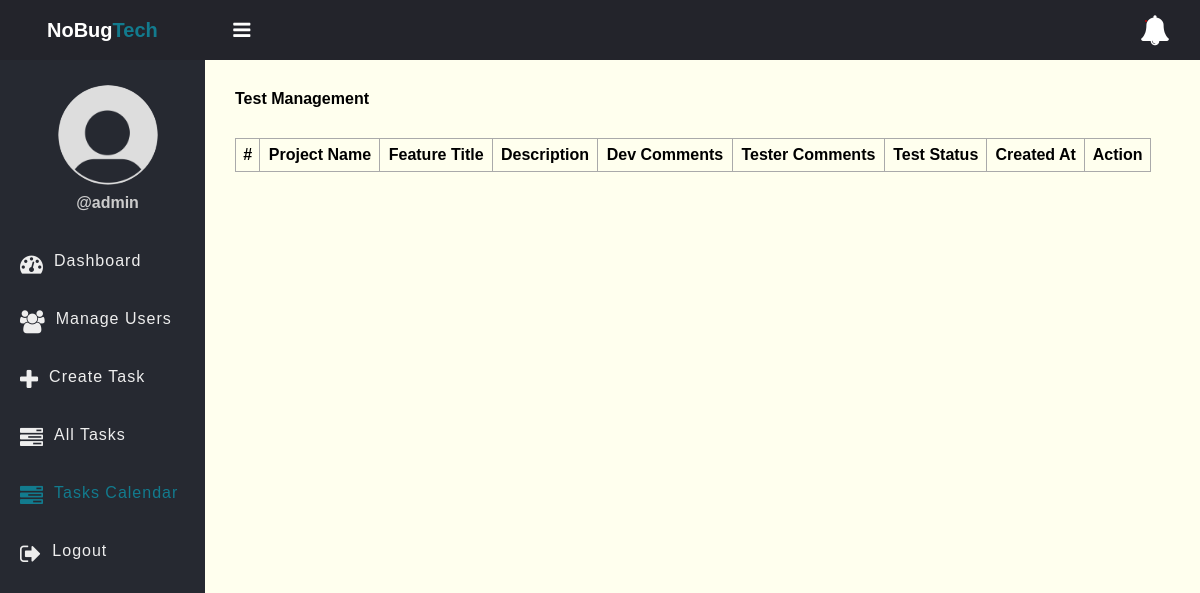
/test_management.php (signed in), run on an earlier commit of the app's database.
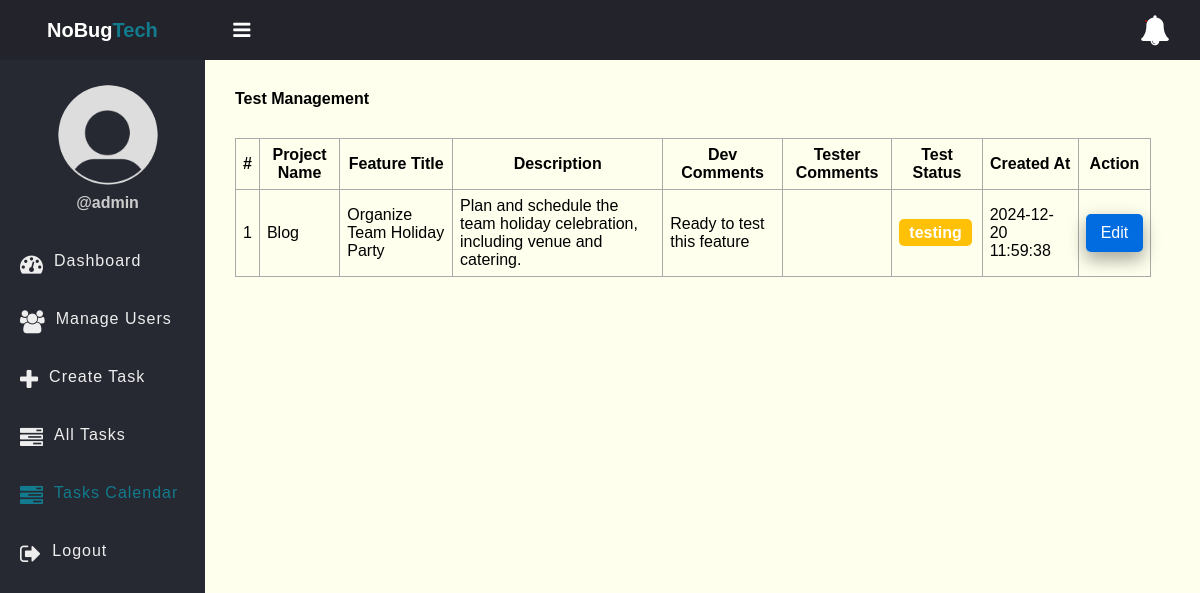
And on a later commit of the database.
### tables this page shows
CREATE TABLE `ready_for_testing` (
  `id` int(11) NOT NULL,
  `task_id` int(11) DEFAULT NULL,
  `test_status` enum('Developed','testing','Bug','Passed') NOT NULL,
  `DeveloperComments` text NOT NULL,
  `TesterComments` text NOT NULL,
  `created_at` timestamp NOT NULL DEFAULT current_timestamp(),
  `status` int(11) NOT NULL DEFAULT 1
);

CREATE TABLE `projects` (
  `ProjectID` int(11) NOT NULL,
  `ProjectName` varchar(2500) NOT NULL,
  `Status` int(11) NOT NULL
);

CREATE TABLE `tasks` (
  `id` int(11) NOT NULL,
  `ProjectID` int(11) NOT NULL,
  `title` varchar(100) NOT NULL,
  `description` text DEFAULT NULL,
  `assigned_to` int(11) DEFAULT NULL,
  `due_date` date DEFAULT NULL,
  `status` enum('pending','bugs_founded','in_progress','completed') DEFAULT 'pending',
  `created_at` timestamp NOT NULL DEFAULT current_timestamp(),
  `Priority` int(11) NOT NULL
);

### app/Model/Task.php (called while the page is built, shortened)
<?php
function get_all_ready_for_testing($conn)
{
	$sql = "SELECT ready_for_testing.*,tasks.title,tasks.description,projects.ProjectName FROM ready_for_testing
	INNER JOIN tasks ON tasks.id=ready_for_testing.task_id
    INNER JOIN projects ON projects.ProjectID=tasks.ProjectID
 	ORDER BY ready_for_testing.created_at DESC";
	$stmt = $conn->prepare($sql);
	$stmt->execute();
	return $stmt->fetchAll(PDO::FETCH_ASSOC);
}

### test_management.php (the view, shortened to what this page needs)
<?php
if (isset($_SESSION['role']) && isset($_SESSION['id'])) {
    include "DB_connection.php";
    include "app/Model/Task.php";
    include "app/Model/User.php";
    $tests = get_all_ready_for_testing($conn);
?>
    <!DOCTYPE html>
    <html>
    <head>
        <link rel="stylesheet" href="https://stackpath.bootstrapcdn.com/font-awesome/4.7.0/css/font-awesome.min.css">
        <link rel="stylesheet" href="css/style.css?v=<?php echo time();?>">
    </head>
    <body>
        <?php include "inc/header.php" ?>
        <div class="body">
            <?php include "inc/nav.php" ?>
            <section class="section-1">
                <h4 class="title">Test Management</h4>
                <?php if ($tests != 0) { ?>
                    <table class="main-table">
                        <tr>
                            <th>#</th>
                            <th>Project Name</th>
                            <th>Feature Title</th>
                            <th>Description</th>
                            <th>Dev Comments</th>
                            <th>Tester Comments</th>
                            <th>Test Status</th>
                            <th>Created At</th>
                            <th>Action</th>
                        </tr>
                        <?php $i = 0;
                        foreach ($tests as $test) { ?>
                            <tr>
                                <td><?= ++$i ?></td>
                                <td><?= $test['ProjectName'] ?></td>
                                <td><?= $test['title'] ?></td>
                                <td><?= $test['description'] ?></td>
                                <td><?= $test['DeveloperComments'] ?></td>
                                <td><?= $test['TesterComments'] ?></td>
                                <td>
                                    <span class="status <?= strtolower($test['test_status']); ?>">
                                        <?= $test['test_status'] ?>
                                    </span>
                                </td>
                                <td><?= $test['created_at'] ?></td>
                                <td>
                                    <a href="edit-test.php?id=<?= $test['id'] ?>" class="edit-btn">Edit</a>
                                </td>
                            </tr>
                        <?php } ?>
                    </table>
                <?php } else { ?>
                    <h3>No tests available</h3>
                <?php } ?>
            </section>
        </div>
    </body>
    </html>
<?php } else {
    $em = "First login";
    header("Location: login.php?error=$em");
    exit();
} ?>

### inc/header.php (shortened to what this page needs)
<header class="header">
	<h2 class="u-name">NoBug<b>Tech</b>
		<label for="checkbox">
			<i id="navbtn" class="fa fa-bars" aria-hidden="true"></i>
		</label>
	</h2>
	<span class="notification" id="notificationBtn">
		<i class="fa fa-bell" aria-hidden="true"></i>
		<span id="notificationNum"></span>
	</span>
</header>

### inc/nav.php
<nav class="side-bar">
	<div class="user-p">
		<img src="img/user.png">
		<h4>@<?= $_SESSION['username'] ?></h4>
	</div>
	<?php
	if ($_SESSION['role'] == "employee") {
	?>
		<ul id="navList">
			<li>
				<a href="index.php">
					<i class="fa fa-tachometer" aria-hidden="true"></i>
					<span>Dashboard</span>
				</a>
			</li>
			<li>
				<a href="my_task.php">
					<i class="fa fa-tasks" aria-hidden="true"></i>
					<span>My Task</span>
				</a>
			</li>
			<li>
				<a href="MyTaskCalendar.php">
					<i class="fa fa-tasks" aria-hidden="true"></i>
					<span>Task Calendar</span>
				</a>
			</li>
			<li>
				<a href="profile.php">
					<i class="fa fa-user" aria-hidden="true"></i>
					<span>Profile</span>
				</a>
			</li>
			<li>
				<a href="test_management.php">
					<i class="fa fa-bell" aria-hidden="true"></i>
					<span>Test management</span>
				</a>
			</li>
			<li>
				<a href="bugs.php">
					<i class="fa fa-bell" aria-hidden="true"></i>
					<span>Bug management</span>
				</a>
			</li>
			<li>
				<a href="notifications.php">
					<i class="fa fa-bell" aria-hidden="true"></i>
					<span>Notifications</span>
				</a>
			</li>
			<li>
				<a href="logout.php">
					<i class="fa fa-sign-out" aria-hidden="true"></i>
					<span>Logout</span>
				</a>
			</li>
		</ul>
	<?php } else { ?>
		<ul id="navList">
			<li>
				<a href="index.php">
					<i class="fa fa-tachometer" aria-hidden="true"></i>
					<span>Dashboard</span>
				</a>
			</li>
			<li>
				<a href="user.php">
					<i class="fa fa-users" aria-hidden="true"></i>
					<span>Manage Users</span>
				</a>
			</li>
			<li>
				<a href="create_task.php">
					<i class="fa fa-plus" aria-hidden="true"></i>
					<span>Create Task</span>
				</a>
			</li>
			<li>
				<a href="tasks.php">
					<i class="fa fa-tasks" aria-hidden="true"></i>
					<span>All Tasks</span>
				</a>
			</li>
			<li>
				<a href="calendar.php">
					<i class="fa fa-tasks" aria-hidden="true"></i>
					<span>Tasks Calendar</span>
				</a>
			</li>
			<li>
				<a href="logout.php">
					<i class="fa fa-sign-out" aria-hidden="true"></i>
					<span>Logout</span>
				</a>
			</li>
		</ul>
	<?php } ?>
</nav>

### css/style.css (style rules this page uses)
* { padding: 0; margin: 0; box-sizing: border-box; font-family: arial, sans-serif; }
.header { display: flex; justify-content: space-between; align-items: center; padding: 15px 30px; background: #23242b; color: #fff; }
.u-name { font-size: 20px; padding-left: 17px; }
.u-name b { color: #127b8e; }
.header i { font-size: 30px; cursor: pointer; color: #fff; }
.header .notification { position: relative; cursor: pointer; }
.header .notification span { position: absolute; top: 5px; left: 5px; background: #C80000; padding: 1px; border-radius: 50%; }
.user-p { text-align: center; padding-left: 10px; padding-top: 25px; }
.user-p img { width: 100px; border-radius: 50%; }
.user-p h4 { color: #ccc; padding: 5px 0; }
.side-bar { width: 250px; background: #262931; min-height: 100vh; transition: 500ms width; }
.body { display: flex; }
.side-bar ul { margin-top: 20px; list-style: none; }
.side-bar ul li { font-size: 16px; padding-left: 20px; transition: 500ms; white-space: nowrap; overflow: hidden; text-overflow: ellipsis; margin-top: 5px; }
.side-bar ul li a { padding: 15px 0px; display: flex; text-decoration: none; color: #eee; cursor: pointer; letter-spacing: 1px; width: 100%; }
.side-bar .active a { color: #127b8e !important; }
.side-bar .active a i { color: #127b8e !important; }
.side-bar ul li a i { display: inline-block; padding-right: 10px; font-size: 23px; }
#navbtn { display: inline-block; margin-left: 70px; font-size: 20px; transition: 500ms color; }
.section-1 { padding: 30px; }
.section-1 .title { margin-bottom: 10px; display: flex; align-items: center; justify-content: start; gap: 20px; }
.section-1 { width: 100%; background: #ffe; }
.main-table, .main-table tr, .main-table th, .main-table td { border: 1px solid #aaa; border-collapse: collapse; padding: 7px; }
.main-table { width: 98%; margin-top: 30px; }
.edit-btn { text-decoration: none; display: inline-block; padding-left: 10px; border: none; background: #006CE0; padding: 10px 15px; color: #fff; font-size: 16px; border-radius: 5px; cursor: pointer; outline: none; transition: background 1s; box-shadow: 0 8px 16px 0 rgba(0,0,0,0.2), 0 6px 20px 0 rgba(0,0,0,0.19); }

### test_management.php (style rules this page uses)
.status { padding: 5px 10px; border-radius: 5px; color: white; text-align: center; font-weight: bold; }
.status.testing { background-color: #ffc107; }

What changed in the data, as far as the page shows it:
added ready_for_testing: projects.ProjectName "Blog", task.title "Organize Team Holiday Party", task.description "Plan and schedule the team holiday celebration, including venue and catering.", DeveloperComments "Ready to test this feature", test_status "testing", created_at "2024-12-20 11:59:38"
